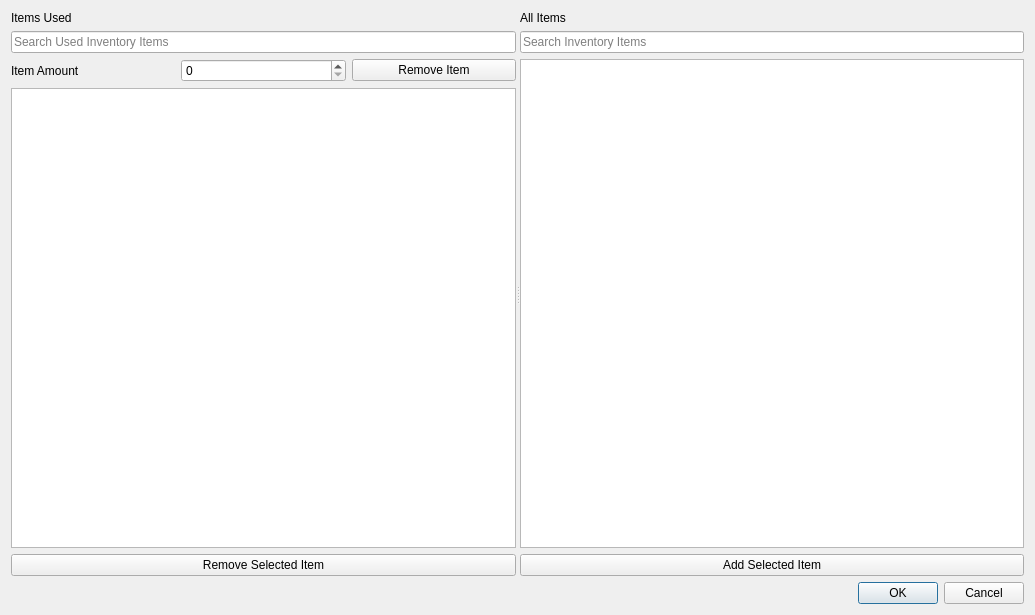
<?xml version="1.0" encoding="UTF-8"?>
<ui version="4.0">
 <class>EditInventoryMenu</class>
 <widget class="QDialog" name="EditInventoryMenu">
  <property name="geometry">
   <rect>
    <x>0</x>
    <y>0</y>
    <width>1035</width>
    <height>615</height>
   </rect>
  </property>
  <property name="windowTitle">
   <string>Dialog</string>
  </property>
  <layout class="QVBoxLayout" name="verticalLayout">
   <item>
    <widget class="QWidget" name="container" native="true">
     <layout class="QGridLayout" name="gridLayout">
      <property name="leftMargin">
       <number>0</number>
      </property>
      <property name="topMargin">
       <number>0</number>
      </property>
      <property name="rightMargin">
       <number>0</number>
      </property>
      <property name="bottomMargin">
       <number>0</number>
      </property>
      <item row="0" column="0">
       <widget class="QSplitter" name="splitter">
        <property name="orientation">
         <enum>Qt::Horizontal</enum>
        </property>
        <property name="childrenCollapsible">
         <bool>false</bool>
        </property>
        <widget class="QWidget" name="leftpane" native="true">
         <layout class="QVBoxLayout" name="invMenuItemslayout">
          <item>
           <widget class="QLabel" name="invmenuItemsLabel">
            <property name="text">
             <string>Items Used</string>
            </property>
           </widget>
          </item>
          <item>
           <widget class="QLineEdit" name="invMenuItemsSearch">
            <property name="placeholderText">
             <string>Search Used Inventory Items</string>
            </property>
           </widget>
          </item>
          <item>
           <widget class="QWidget" name="invMenuItemsControlsLayout" native="true">
            <layout class="QHBoxLayout" name="usedItemControls">
             <property name="leftMargin">
              <number>0</number>
             </property>
             <property name="topMargin">
              <number>0</number>
             </property>
             <property name="rightMargin">
              <number>0</number>
             </property>
             <property name="bottomMargin">
              <number>0</number>
             </property>
             <item>
              <widget class="QLabel" name="itemAmountOverrideLabel">
               <property name="sizePolicy">
                <sizepolicy hsizetype="MinimumExpanding" vsizetype="Preferred">
                 <horstretch>0</horstretch>
                 <verstretch>0</verstretch>
                </sizepolicy>
               </property>
               <property name="text">
                <string>Item Amount</string>
               </property>
              </widget>
             </item>
             <item>
              <widget class="QSpinBox" name="itemAmountOverride">
               <property name="sizePolicy">
                <sizepolicy hsizetype="Expanding" vsizetype="Fixed">
                 <horstretch>0</horstretch>
                 <verstretch>0</verstretch>
                </sizepolicy>
               </property>
              </widget>
             </item>
             <item>
              <widget class="QPushButton" name="removeItem">
               <property name="sizePolicy">
                <sizepolicy hsizetype="MinimumExpanding" vsizetype="Fixed">
                 <horstretch>0</horstretch>
                 <verstretch>0</verstretch>
                </sizepolicy>
               </property>
               <property name="text">
                <string>Remove Item</string>
               </property>
               <property name="icon">
                <iconset theme="delete">
                 <normaloff>.</normaloff>.</iconset>
               </property>
              </widget>
             </item>
            </layout>
           </widget>
          </item>
          <item>
           <widget class="QTableView" name="invMenuItems">
            <property name="selectionMode">
             <enum>QAbstractItemView::SingleSelection</enum>
            </property>
            <property name="selectionBehavior">
             <enum>QAbstractItemView::SelectRows</enum>
            </property>
            <attribute name="horizontalHeaderStretchLastSection">
             <bool>true</bool>
            </attribute>
           </widget>
          </item>
          <item>
           <widget class="QPushButton" name="invMenuItemsRemove">
            <property name="layoutDirection">
             <enum>Qt::RightToLeft</enum>
            </property>
            <property name="text">
             <string>Remove Selected Item</string>
            </property>
            <property name="icon">
             <iconset theme="draw-arrow-forward">
              <normaloff>.</normaloff>.</iconset>
            </property>
           </widget>
          </item>
         </layout>
        </widget>
        <widget class="QWidget" name="rightpane" native="true">
         <layout class="QVBoxLayout" name="invItemsLayout">
          <item>
           <widget class="QLabel" name="invItemsLabel">
            <property name="text">
             <string>All Items</string>
            </property>
           </widget>
          </item>
          <item>
           <widget class="QLineEdit" name="invItemsSearch">
            <property name="placeholderText">
             <string>Search Inventory Items</string>
            </property>
           </widget>
          </item>
          <item>
           <widget class="QTableView" name="invItems">
            <property name="selectionMode">
             <enum>QAbstractItemView::SingleSelection</enum>
            </property>
            <property name="selectionBehavior">
             <enum>QAbstractItemView::SelectRows</enum>
            </property>
            <attribute name="horizontalHeaderStretchLastSection">
             <bool>true</bool>
            </attribute>
           </widget>
          </item>
          <item>
           <widget class="QPushButton" name="invItemsAdd">
            <property name="text">
             <string>Add Selected Item</string>
            </property>
            <property name="icon">
             <iconset theme="draw-arrow-back">
              <normaloff>.</normaloff>.</iconset>
            </property>
           </widget>
          </item>
         </layout>
        </widget>
       </widget>
      </item>
     </layout>
    </widget>
   </item>
   <item>
    <widget class="QDialogButtonBox" name="buttonBox">
     <property name="orientation">
      <enum>Qt::Horizontal</enum>
     </property>
     <property name="standardButtons">
      <set>QDialogButtonBox::Cancel|QDialogButtonBox::Ok</set>
     </property>
    </widget>
   </item>
  </layout>
 </widget>
 <resources/>
 <connections>
  <connection>
   <sender>buttonBox</sender>
   <signal>rejected()</signal>
   <receiver>EditInventoryMenu</receiver>
   <slot>reject()</slot>
   <hints>
    <hint type="sourcelabel">
     <x>316</x>
     <y>260</y>
    </hint>
    <hint type="destinationlabel">
     <x>286</x>
     <y>274</y>
    </hint>
   </hints>
  </connection>
 </connections>
</ui>
